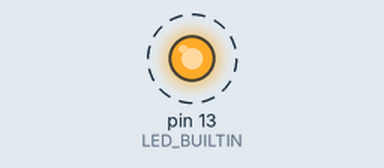
Recording of a sketch running on a simulated Arduino Uno, built with avr-gcc and run on an emulated ATmega328P. Shown: output pins drawn as LEDs (lit = HIGH). Dashed ring = blinking.

Above: at 0.5 s.
Timing chart, 0 to 4.6 s (numbered marks = the images above):
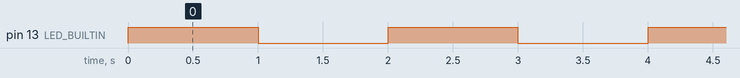

The sketch:

2-7_Delay_Generation_with_the_millis_Funciton.ino
```cpp
unsigned long t0 = 0;
unsigned long t1 = 0;

void setup(){

    pinMode(LED_BUILTIN, OUTPUT);

}

void loop(){

    t0 = millis();
    digitalWrite(LED_BUILTIN, HIGH);
    while(millis() < (t0+1000) ){

    }

    t1 = millis();
    digitalWrite(LED_BUILTIN, LOW);
    while(millis() < (t1+1000)){

    }

}
```

Measured:
- by itself, pin 13 (LED_BUILTIN): alternates HIGH for 1.0 s and LOW for 1.0 s
